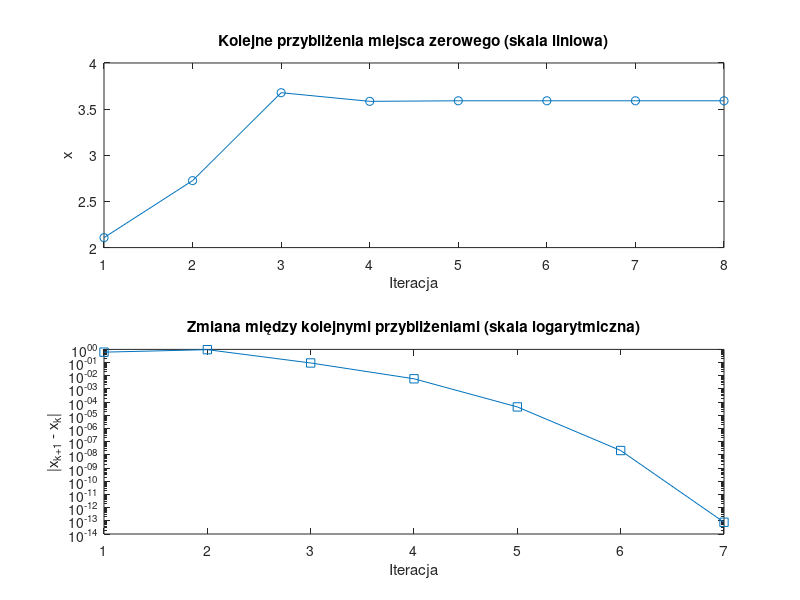

Here is the MATLAB script that generated this plot:
function [xvec, xdif, xsolution, ysolution, iterations] = impedance_secant()
% Wyznacza miejsce zerowe funkcji impedance_difference metodą siecznych.
% xvec - wektor z kolejnymi przybliżeniami miejsca zerowego;
%   xvec(1)=x2 przy założeniu, że x0 i x1 są punktami startowymi
% xdif - wektor różnic kolejnych przybliżeń miejsca zerowego
%   xdif(i) = abs(xvec(i+1)-xvec(i));
% xsolution - obliczone miejsce zerowe
% ysolution - wartość funkcji impedance_difference wyznaczona dla f=xsolution
% iterations - liczba iteracji wykonana w celu wyznaczenia xsolution

x0 = 1; % pierwszy punkt startowy metody siecznych
x1 = 10; % drugi punkt startowy metody siecznych
ytolerance = 1e-12; % tolerancja wartości funkcji w przybliżonym miejscu zerowym.
% Warunek abs(f1(xsolution))<ytolerance określa jak blisko zera ma znaleźć
% się wartość funkcji w obliczonym miejscu zerowym funkcji f1(), aby obliczenia
% zostały zakończone.
max_iterations = 1000; % maksymalna liczba iteracji wykonana przez alg. bisekcji

f0 = impedance_difference(x0);
f1 = impedance_difference(x1);

xvec = [];
xdif = [];

for ii = 1:max_iterations
    x2 = x1 - f1 * (x1 - x0) / (f1 - f0);
    f2 = impedance_difference(x2);

    xvec(ii,1) = x2;
   

    % Warunek stopu
    if abs(f2) < ytolerance
        xsolution = x2;
        ysolution = f2;
        iterations = ii;
        break
    end

    x0 = x1;
    f0 = f1;
    x1 = x2;
    f1 = f2;
end

for i=1:iterations-1
    xdif(i,1) = abs(xvec(i+1,1)-xvec(i,1));
end



figure;
subplot(2,1,1);
plot(xvec, 'o-');
title('Kolejne przybliżenia miejsca zerowego (skala liniowa)');
xlabel('Iteracja');
ylabel('x');

subplot(2,1,2);
semilogy(xdif, 's-');
title('Zmiana między kolejnymi przybliżeniami (skala logarytmiczna)');
xlabel('Iteracja');
ylabel('|x_{k+1} - x_k|');

saveas(gcf, 'zadanie3.png');


end
function impedance_delta = impedance_difference(f)
% Wyznacza moduł impedancji równoległego obwodu rezonansowego RLC pomniejszoną o wartość M.
% f - częstotliwość (Hz)

    R = 525;            
    C = 7e-5;          
    L = 3;             
    M = 75;             

    if f <= 0
        error('czestotliwosc musi być wieksza od zera.');
    end

    a = 1 / R.^2;
    b = (2 * pi * f * C - 1 / (2 * pi * f * L)).^2;
    Z_mod = 1 / sqrt(a + b);

    impedance_delta = Z_mod - M;
end
